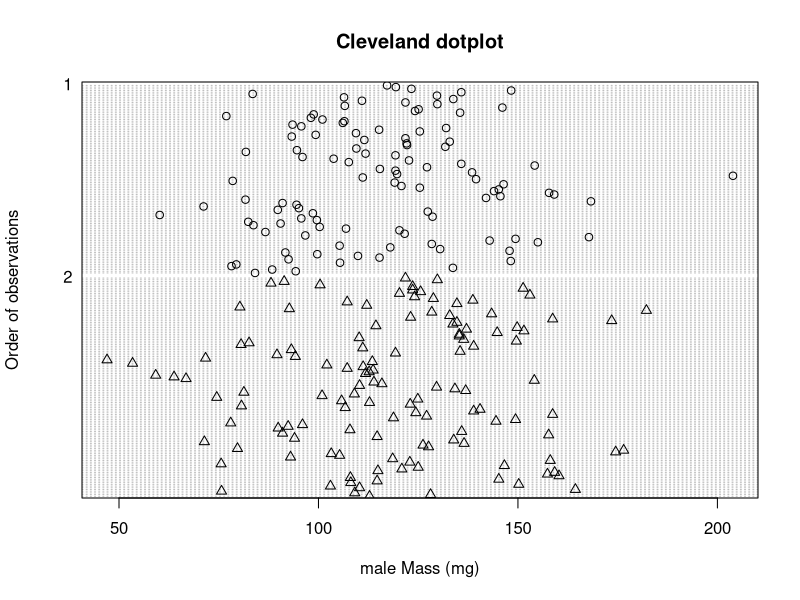
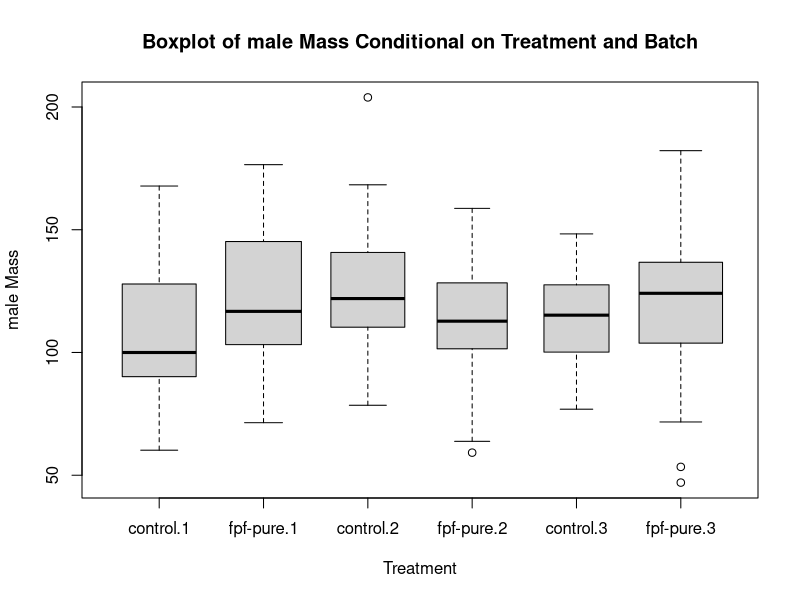
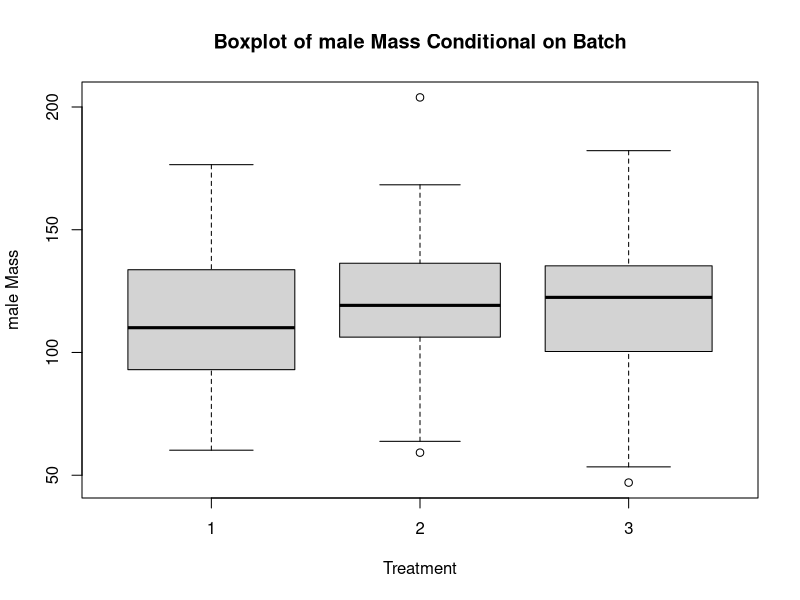
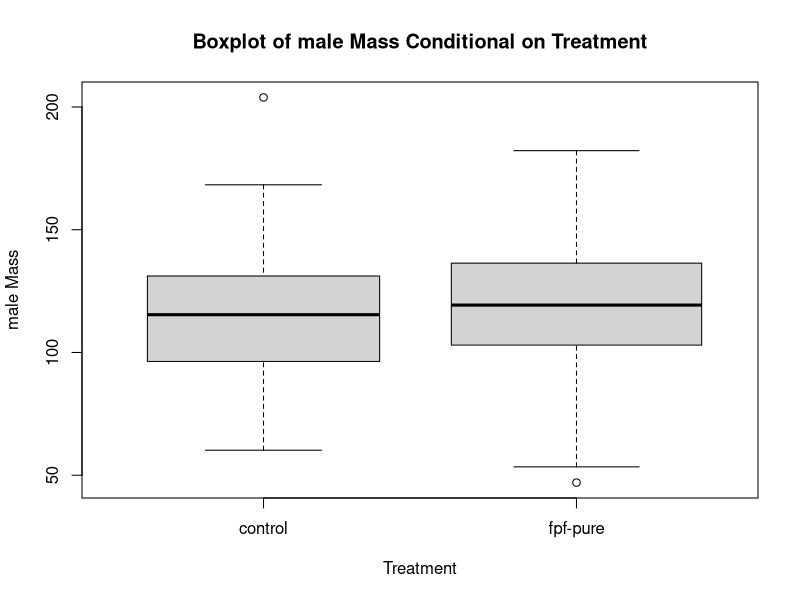
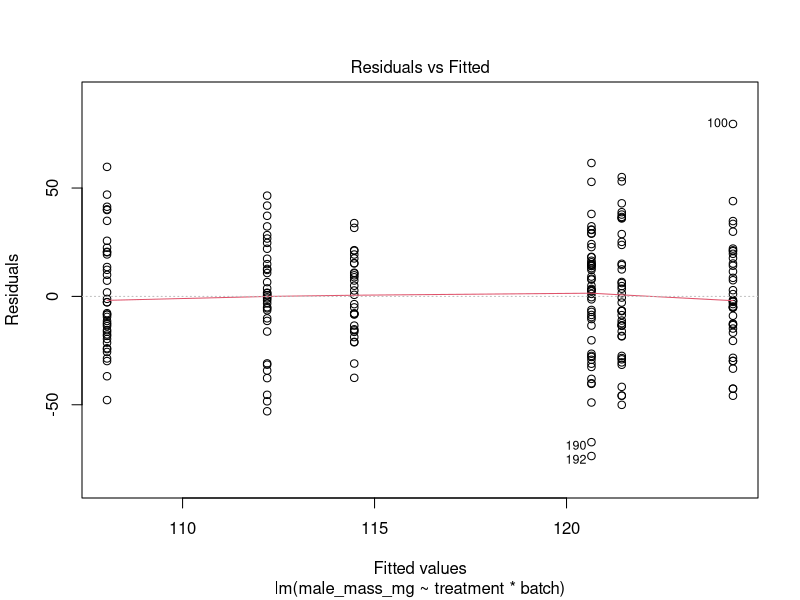
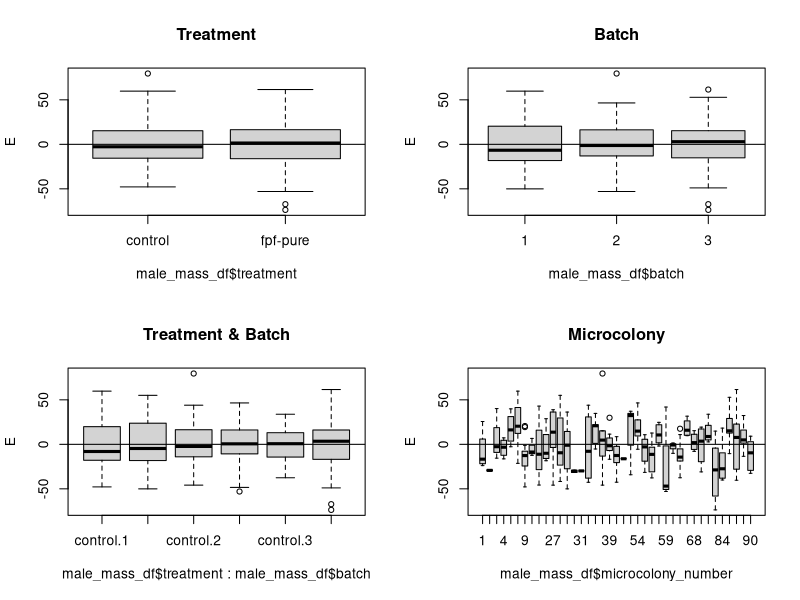
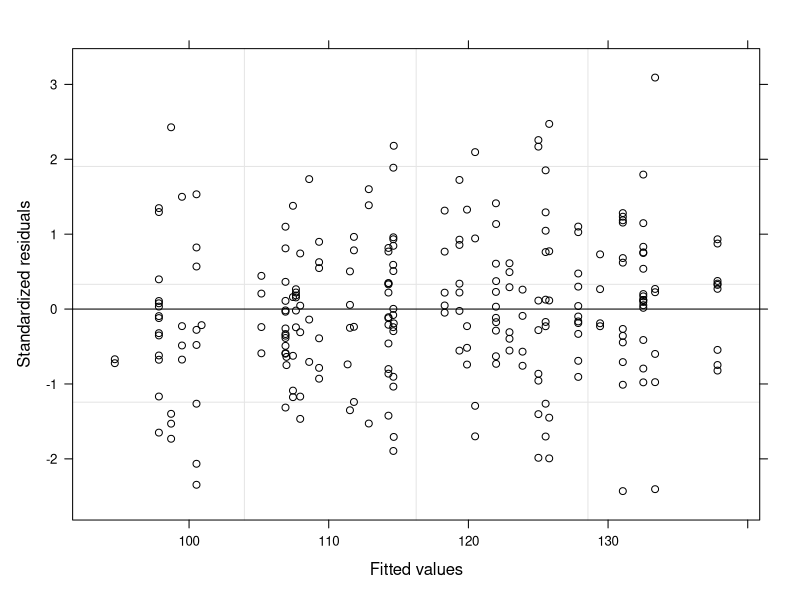
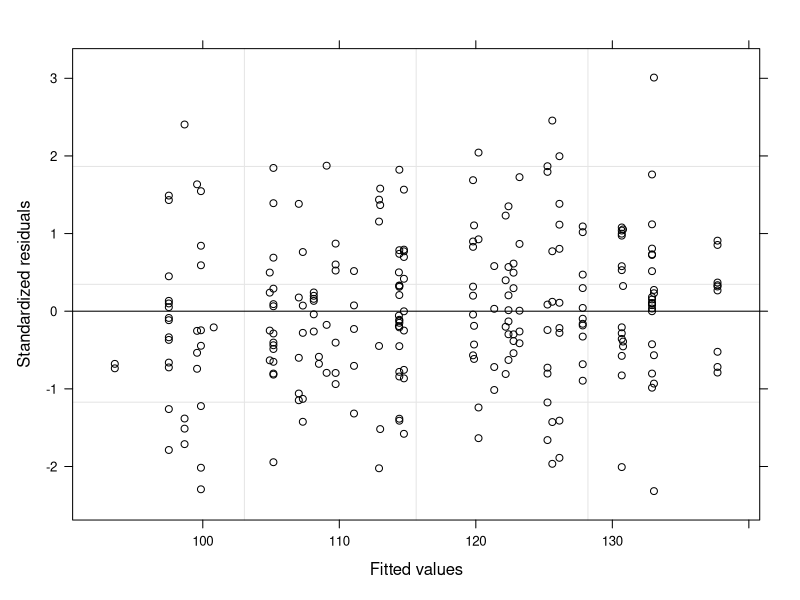

R code for these plots, in order:
## ---- chunk 1
knitr::opts_chunk$set(echo = FALSE, message = FALSE, warning = FALSE)
## ---- chunk 2
library(tidyverse)
## ---- chunk 3
male_mass_df <- read.csv("input/male_mass.csv")

male_mass_df$male_number <- as.numeric(male_mass_df$male_number)

male_mass_df$microcolony_number <- as.factor(male_mass_df$microcolony_number)

male_mass_df$batch <- as.factor(male_mass_df$batch)

male_mass_df$colony_number <- as.factor(male_mass_df$colony_number)

male_mass_df$treatment <- as.factor(male_mass_df$treatment)

male_mass_df$dry_mass_g <- as.numeric(male_mass_df$dry_mass_g)
## ---- chunk 4
male_mass_df$dry_mass_g <- male_mass_df$dry_mass_g * 1000

colnames(male_mass_df) [6] <- "male_mass_mg"
## ---- chunk 5
# Cleveland Dot Plot. First make column with 1 and 2 that correspond to Treatment levels

male_mass_df$clevelandcode <- factor(
ifelse(male_mass_df$treatment == "control",
1,
2))

male_mass_df$clevelandcode <- as.numeric(male_mass_df$clevelandcode)

dotchart(male_mass_df$male_mass_mg,
         groups = factor(male_mass_df$clevelandcode),
         ylab = "Order of observations",
         xlab = "male Mass (mg)", main = "Cleveland dotplot", pch = male_mass_df$clevelandcode)

boxplot(male_mass_mg ~ treatment * batch,
        varwidth = TRUE, xlab = "Treatment",
        main = "Boxplot of male Mass Conditional on Treatment and Batch", 
        ylab = "male Mass", data = male_mass_df)

boxplot(male_mass_mg ~ batch,
        varwidth = TRUE, xlab = "Treatment",
        main = "Boxplot of male Mass Conditional on Batch", 
        ylab = "male Mass", data = male_mass_df)

boxplot(male_mass_mg ~ treatment,
        varwidth = TRUE, xlab = "Treatment",
        main = "Boxplot of male Mass Conditional on Treatment", 
        ylab = "male Mass", data = male_mass_df)
## ---- chunk 6
M.lm <- lm(male_mass_mg ~ treatment * batch,
           data = male_mass_df)

drop1(M.lm, test = "F")

# and the residuals vs fitted
plot(M.lm, which = c (1))
## ---- chunk 7
library(nlme)

M1.gls <- gls(male_mass_mg ~ treatment * batch,
           data = male_mass_df)

E <- resid(M1.gls)

op <- par(mfrow = c(2, 2))

boxplot(E ~ male_mass_df$treatment, main = "Treatment")
abline(0, 0)

boxplot(E ~ male_mass_df$batch, main = "Batch")
abline(0, 0)

boxplot(E ~ male_mass_df$treatment * male_mass_df$batch, main = "Treatment & Batch")
abline(0, 0)

boxplot(E ~ male_mass_df$microcolony_number, main = "Microcolony")
abline(0, 0)
## ---- chunk 8
# start with random intercept
M1.lme <- lme(male_mass_mg ~ treatment * batch,
              data = male_mass_df,
              random = ~ 1 | colony_number/microcolony_number, method = "REML")

AIC(M1.lme, M1.gls)
anova(M1.gls, M1.lme)

# large improvement. Add varIdent
M2.lme <- lme(male_mass_mg ~ treatment * batch,
              data = male_mass_df,
              weights = varIdent(form = ~ 1 | treatment * batch),
              random = ~ 1 | colony_number/microcolony_number, method = "REML")

anova(M1.lme, M2.lme)

# small improvement

# plot the standardised residuals versus fitted values
plot(M1.lme, col = 1) 
plot(M2.lme, col = 1) 

E1 <- resid(M1.lme, type = "normalized")
boxplot(E1 ~ male_mass_df$treatment * male_mass_df$batch, main = "Treatment & Batch")
abline(0, 0)

E2 <- resid(M2.lme, type = "normalized")
boxplot(E2 ~ male_mass_df$treatment * male_mass_df$batch, main = "Treatment & Batch")
abline(0, 0)
## ---- chunk 9
# redefine with ML
# I realise there is a naming issue here. M2.lme has become M1.lme. It has no effect on the analysis though. 
M1.lme <- lme(male_mass_mg ~ treatment * batch,
              data = male_mass_df,
              weights = varIdent(form = ~ 1 | treatment * batch),
              random = ~ 1 | colony_number/microcolony_number, method = "ML")

# drop interaction term
M1.lmeA <- update(M1.lme, .~. -batch:treatment)

anova(M1.lme, M1.lmeA)

# dropped interaction term

# drop batch
M1.lmeB <- update(M1.lmeA, .~. -batch)

anova(M1.lmeA, M1.lmeB)

# drop treatment 
M1.lmeC <- update(M1.lmeA, .~. -treatment)

anova(M1.lmeA, M1.lmeC)

# refit final model with REML
M1.lmeA <- update(M1.lmeA, method = "REML")

summary(M1.lmeA)
## ---- chunk 10
# looks fine
plot(M1.lmeA , which = c (1))
## ---- chunk 11
M1.lmeA <- lme(male_mass_mg ~ treatment + batch,
              data = male_mass_df,
              weights = varIdent(form = ~ 1 | treatment * batch),
              random = ~ 1 | colony_number/microcolony_number, method = "REML")

summary(M1.lmeA)

newdat <- expand.grid(treatment=levels(male_mass_df$treatment),
                      batch=levels(male_mass_df$batch),
                      colony_number = "1",
                      microcolony_number = "1")

newdat$pred <- predict(M1.lmeA, newdat, level = 0)

Designmat <- model.matrix(eval(eval(M1.lmeA$call$fixed)[-2]), newdat[-3])

predvar <- diag(Designmat %*% M1.lmeA$varFix %*% t(Designmat))

newdat$SE <- sqrt(predvar)

newdat$ci_lower <- newdat$pred - (1.96 * newdat$SE) # 1.96 or qt(1 - (0.05 / 2), n - 1)?

newdat$ci_higher <- newdat$pred + (1.96 * newdat$SE) # 1.96 or qt(1 - (0.05 / 2), n - 1)?
## ---- chunk 12
batch_one_only <- newdat [newdat$batch == "1", ]

# ggplot
p1 <- ggplot(data = batch_one_only, aes(x = treatment, y = pred, colour = as.factor(treatment))) + 
  
  geom_point(position = position_dodge(width = 0.75), size = 3) +
  
  geom_errorbar(aes(x = treatment,
                    ymin = ci_lower,
                    ymax = ci_higher,
                    colour = as.factor(treatment)),
                position = position_dodge(width = 0.75),
                width = 0.05, 
                size = 0.8) +
  
  geom_point(data = male_mass_df,
             aes(x = treatment,
                 y = male_mass_mg,
                 colour = as.factor(treatment)),
             alpha = 0.4,
             position  = position_jitterdodge(),
             show.legend = FALSE) +
  
  theme_bw() +

  labs(y = "Male Mass (mg)", colour = "Treatment") +
    
  # theme(axis.text.x = element_text(angle = 90, vjust = 0.5, hjust=1)) +
    
  ggtitle("Male Mass By Treatment") +
    
  theme(plot.title = element_text(hjust = 0.5), axis.title.x = element_blank()) +
  
  scale_color_manual(values = c("#117733", "#332288"), labels = c("Control", "Flupyradifurone")) +
  
  scale_x_discrete(labels=c("Control", "Flupyradifurone")) +
  
  annotate(geom = "text", x = 2.35, y = 47, label = "bolditalic('p')~bold('= 0.699')", fontface = 2, size = 6, parse = TRUE)


p1

## ---- chunk 13
control_only <- newdat [newdat$treatment == "control", ]

p <- ggplot(data = control_only, aes(x = batch, y = pred, colour = as.factor(batch))) + 
  
  geom_point(position = position_dodge(width = 0.75), size = 3) +
  
  geom_errorbar(aes(x = batch,
                    ymin = ci_lower,
                    ymax = ci_higher,
                    colour = as.factor(batch)),
                position = position_dodge(width = 0.75),
                width = 0.05, 
                size = 0.8) +
  
  geom_point(data = male_mass_df,
             aes(x = batch,
                 y = male_mass_mg,
                 colour = as.factor(batch)),
             alpha = 0.4,
             position  = position_jitterdodge(),
             show.legend = FALSE) +
  
  theme_bw() +

  labs(y = "Bee Mass (mg)", colour = "Batch") +
    
  # theme(axis.text.x = element_text(angle = 90, vjust = 0.5, hjust=1)) +
    
  ggtitle("Bee Mass by Batch") +
    
  theme(plot.title = element_text(hjust = 0.5), axis.title.x = element_blank()) +
  
  scale_color_manual(values = c("#88CCEE", "#CC6677", "#DDCC77")) +

  annotate(geom = "text", x = 3.35, y = 47, label = "bolditalic('p')~bold('= 0.659')", fontface = 2, size = 6, parse = TRUE) +
  
  scale_x_discrete(expand = c(0,0.7))

p
## ---- chunk 14
pdf(file = "./treatment_boxplot.pdf",   # The directory you want to save the file in
  width = 8, # The width of the plot in inches
  height = 6) # The height of the plot in inches

p1

 dev.off()
## ---- chunk 15
pdf(file = "./batch_boxplot.pdf",   # The directory you want to save the file in
  width = 8, # The width of the plot in inches
  height = 6) # The height of the plot in inches

p

 dev.off()
